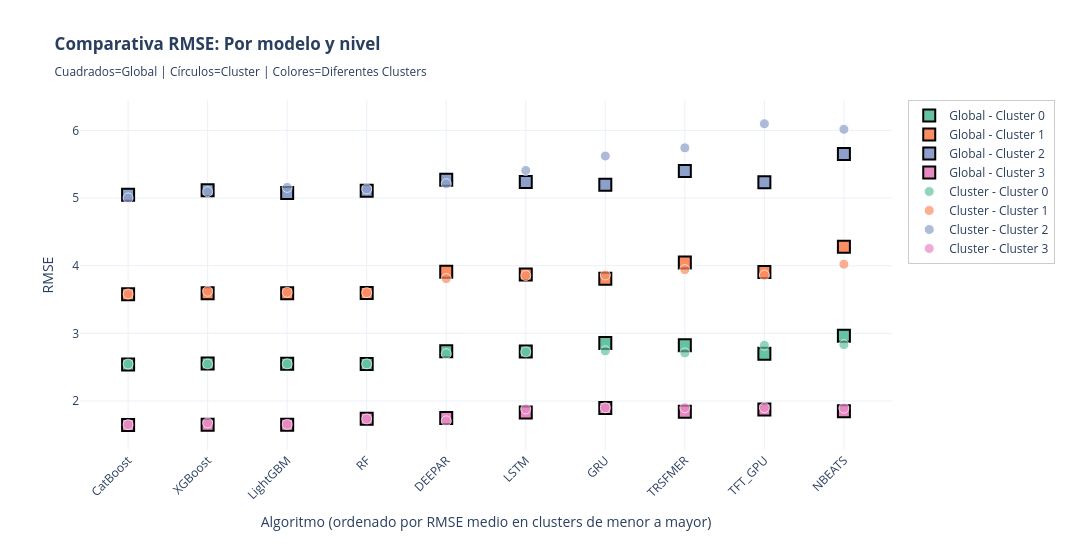

The code cell stored with this chart in its notebook:
### Code cell
# ============================================================================
# GRÁFICO SCATTER: MÉTRICA vs ALGORITMOS - GLOBAL vs CLUSTER (por cluster)
# ============================================================================

print("\n" + "="*100)
print("📊 GRÁFICO SCATTER: MÉTRICA vs ALGORITMOS - GLOBAL vs CLUSTER (NIVEL CLUSTER)")
print("="*100)

import plotly.graph_objects as go
import plotly.express as px

# PARÁMETRO: Métrica a visualizar
METRICA_COMPARACION_NIVEL = 'RMSE'

# 1. Obtener datos GLOBAL (NDetalle == 'Global', Cluster NOT NULL, Producto IS NULL)
df_global_cluster_data = df_resultados_consolidados[
    (df_resultados_consolidados['NDetalle'] == 'Global') &
    (df_resultados_consolidados['Cluster'].notna()) &
    (df_resultados_consolidados['Producto'].isna())
].copy()

# Filtrar algoritmos a excluir
df_global_cluster_data = df_global_cluster_data[~df_global_cluster_data['Algoritmo'].isin(['NAIVE', 'MEDIA7'])].copy()

# 2. Obtener datos CLUSTER (NDetalle == 'Cluster', Cluster NOT NULL, Producto IS NULL)
df_cluster_cluster_data = df_resultados_consolidados[
    (df_resultados_consolidados['NDetalle'] == 'Cluster') &
    (df_resultados_consolidados['Cluster'].notna()) &
    (df_resultados_consolidados['Producto'].isna())
].copy()

# Filtrar algoritmos a excluir
df_cluster_cluster_data = df_cluster_cluster_data[~df_cluster_cluster_data['Algoritmo'].isin(['NAIVE', 'MEDIA7'])].copy()

# Ordenar algoritmos por RMSE promedio en clusters (menor es mejor)
if not df_cluster_cluster_data.empty:
    algoritmos = (
        df_cluster_cluster_data.groupby('Algoritmo')[METRICA_COMPARACION_NIVEL]
        .mean()
        .sort_values()
        .index
        .tolist()
    )
elif not df_global_cluster_data.empty:
    algoritmos = (
        df_global_cluster_data.groupby('Algoritmo')[METRICA_COMPARACION_NIVEL]
        .mean()
        .sort_values()
        .index
        .tolist()
    )
else:
    algoritmos = []

# Aplicar orden categórico
if algoritmos:
    df_global_cluster_data['Algoritmo'] = pd.Categorical(df_global_cluster_data['Algoritmo'], categories=algoritmos, ordered=True)
    df_cluster_cluster_data['Algoritmo'] = pd.Categorical(df_cluster_cluster_data['Algoritmo'], categories=algoritmos, ordered=True)
    df_global_cluster_data = df_global_cluster_data.sort_values('Algoritmo')
    df_cluster_cluster_data = df_cluster_cluster_data.sort_values('Algoritmo')

if df_global_cluster_data.empty and df_cluster_cluster_data.empty:
    print("⚠️ No hay datos disponibles para la comparación")
else:
    # Crear figura
    fig_global_vs_cluster = go.Figure()
    
    # Colores para los clusters
    colores_clusters = px.colors.qualitative.Set2
    
    # Obtener clusters únicos
    clusters_unicos = sorted(pd.concat([
        df_global_cluster_data['Cluster'],
        df_cluster_cluster_data['Cluster']
    ]).unique())
    
    # Mapeo de colores para cada cluster
    color_map_global_cluster = {cluster: colores_clusters[idx % len(colores_clusters)] 
                                for idx, cluster in enumerate(clusters_unicos)}
    
    # ==================== AGREGAR PUNTOS GLOBAL (cuadrados) ====================
    if not df_global_cluster_data.empty:
        for cluster in clusters_unicos:
            df_global_filtered = df_global_cluster_data[df_global_cluster_data['Cluster'] == cluster]
            
            if not df_global_filtered.empty:
                fig_global_vs_cluster.add_trace(
                    go.Scatter(
                        x=df_global_filtered['Algoritmo'],
                        y=df_global_filtered[METRICA_COMPARACION_NIVEL],
                        mode='markers',
                        name=f'Global - Cluster {int(cluster)}',
                        marker=dict(
                            size=12,
                            color=color_map_global_cluster[cluster],
                            symbol='square',
                            opacity=1,
                            line=dict(color='black', width=2)
                        ),
                        hovertemplate=f'<b>Global</b><br>Cluster {int(cluster)}<br>%{{x}}<br>{METRICA_COMPARACION_NIVEL}: %{{y:.4f}}<extra></extra>'
                    )
                )
    
    # ==================== AGREGAR PUNTOS CLUSTER (círculos) ====================
    if not df_cluster_cluster_data.empty:
        for cluster in clusters_unicos:
            df_cluster_filtered = df_cluster_cluster_data[df_cluster_cluster_data['Cluster'] == cluster]
            
            if not df_cluster_filtered.empty:
                fig_global_vs_cluster.add_trace(
                    go.Scatter(
                        x=df_cluster_filtered['Algoritmo'],
                        y=df_cluster_filtered[METRICA_COMPARACION_NIVEL],
                        mode='markers',
                        name=f'Cluster - Cluster {int(cluster)}',
                        marker=dict(
                            size=10,
                            color=color_map_global_cluster[cluster],
                            symbol='circle',
                            opacity=0.7,
                            line=dict(color='white', width=1)
                        ),
                        hovertemplate=f'<b>Cluster</b><br>Cluster {int(cluster)}<br>%{{x}}<br>{METRICA_COMPARACION_NIVEL}: %{{y:.4f}}<extra></extra>'
                    )
                )
    
    # Configurar layout
    fig_global_vs_cluster.update_layout(
        title=f'<b>Comparativa {METRICA_COMPARACION_NIVEL}: Por modelo y nivel</b><br><sub>Cuadrados=Global | Círculos=Cluster | Colores=Diferentes Clusters</sub>',
        xaxis_title='Algoritmo (ordenado por RMSE medio en clusters de menor a mayor)',
        yaxis_title=f'{METRICA_COMPARACION_NIVEL}',
        height=550,
        width=1100,
        template='plotly_white',
        hovermode='closest',
        legend=dict(
            orientation='v',
            yanchor='top',
            y=1,
            xanchor='left',
            x=1.02,
            bgcolor='rgba(255, 255, 255, 0.8)',
            bordercolor='rgba(0, 0, 0, 0.2)',
            borderwidth=1
        ),
        xaxis=dict(
            tickangle=-45,
            categoryorder='array',
            categoryarray=list(algoritmos)
        ),
        margin=dict(b=100, r=200)
    )
    
    fig_global_vs_cluster.show()
    
    print(f"\n✅ Gráfico generado:")
    print(f"   - Métrica: {METRICA_COMPARACION_NIVEL}")
    print(f"   - Algoritmos: {len(algoritmos)}")
    print(f"   - Clusters: {len(clusters_unicos)}")
    print(f"   - Puntos Global (cuadrados): {len(df_global_cluster_data)}")
    print(f"   - Puntos Cluster (círculos): {len(df_cluster_cluster_data)}")
    print(f"   - Total de puntos: {len(df_global_cluster_data) + len(df_cluster_cluster_data)}")

### Figure 1 — Plotly figure (JSON) as saved in the notebook; plotly's stock layout.template omitted (floating-point values rounded to 4 significant figures)
{"data": [{"hovertemplate": "<b>Global</b><br>Cluster 0<br>%{x}<br>RMSE: %{y:.4f}<extra></extra>", "marker": {"color": "rgb(102,194,165)", "line": {"color": "black", "width": 2}, "opacity": 1, "size": 12, "symbol": "square"}, "mode": "markers", "name": "Global - Cluster 0", "type": "scatter", "x": ["CatBoost", "XGBoost", "LightGBM", "RF", "DEEPAR", "LSTM", "GRU", "TRSFMER", "TFT_GPU", "NBEATS"], "y": [2.54, 2.553, 2.549, 2.546, 2.734, 2.732, 2.857, 2.825, 2.699, 2.963]}, {"hovertemplate": "<b>Global</b><br>Cluster 1<br>%{x}<br>RMSE: %{y:.4f}<extra></extra>", "marker": {"color": "rgb(252,141,98)", "line": {"color": "black", "width": 2}, "opacity": 1, "size": 12, "symbol": "square"}, "mode": "markers", "name": "Global - Cluster 1", "type": "scatter", "x": ["CatBoost", "XGBoost", "LightGBM", "RF", "DEEPAR", "LSTM", "GRU", "TRSFMER", "TFT_GPU", "NBEATS"], "y": [3.579, 3.593, 3.592, 3.596, 3.912, 3.87, 3.809, 4.047, 3.909, 4.28]}, {"hovertemplate": "<b>Global</b><br>Cluster 2<br>%{x}<br>RMSE: %{y:.4f}<extra></extra>", "marker": {"color": "rgb(141,160,203)", "line": {"color": "black", "width": 2}, "opacity": 1, "size": 12, "symbol": "square"}, "mode": "markers", "name": "Global - Cluster 2", "type": "scatter", "x": ["CatBoost", "XGBoost", "LightGBM", "RF", "DEEPAR", "LSTM", "GRU", "TRSFMER", "TFT_GPU", "NBEATS"], "y": [5.05, 5.115, 5.076, 5.109, 5.272, 5.236, 5.197, 5.402, 5.234, 5.65]}, {"hovertemplate": "<b>Global</b><br>Cluster 3<br>%{x}<br>RMSE: %{y:.4f}<extra></extra>", "marker": {"color": "rgb(231,138,195)", "line": {"color": "black", "width": 2}, "opacity": 1, "size": 12, "symbol": "square"}, "mode": "markers", "name": "Global - Cluster 3", "type": "scatter", "x": ["CatBoost", "XGBoost", "LightGBM", "RF", "DEEPAR", "LSTM", "GRU", "TRSFMER", "TFT_GPU", "NBEATS"], "y": [1.645, 1.65, 1.648, 1.736, 1.75, 1.831, 1.897, 1.84, 1.873, 1.849]}, {"hovertemplate": "<b>Cluster</b><br>Cluster 0<br>%{x}<br>RMSE: %{y:.4f}<extra></extra>", "marker": {"color": "rgb(102,194,165)", "line": {"color": "white", "width": 1}, "opacity": 0.7, "size": 10, "symbol": "circle"}, "mode": "markers", "name": "Cluster - Cluster 0", "type": "scatter", "x": ["CatBoost", "XGBoost", "LightGBM", "RF", "DEEPAR", "LSTM", "GRU", "TRSFMER", "TFT_GPU", "NBEATS"], "y": [2.546, 2.548, 2.549, 2.549, 2.699, 2.726, 2.741, 2.711, 2.824, 2.833]}, {"hovertemplate": "<b>Cluster</b><br>Cluster 1<br>%{x}<br>RMSE: %{y:.4f}<extra></extra>", "marker": {"color": "rgb(252,141,98)", "line": {"color": "white", "width": 1}, "opacity": 0.7, "size": 10, "symbol": "circle"}, "mode": "markers", "name": "Cluster - Cluster 1", "type": "scatter", "x": ["CatBoost", "XGBoost", "LightGBM", "RF", "DEEPAR", "LSTM", "GRU", "TRSFMER", "TFT_GPU", "NBEATS"], "y": [3.582, 3.623, 3.606, 3.602, 3.81, 3.855, 3.862, 3.942, 3.861, 4.022]}, {"hovertemplate": "<b>Cluster</b><br>Cluster 2<br>%{x}<br>RMSE: %{y:.4f}<extra></extra>", "marker": {"color": "rgb(141,160,203)", "line": {"color": "white", "width": 1}, "opacity": 0.7, "size": 10, "symbol": "circle"}, "mode": "markers", "name": "Cluster - Cluster 2", "type": "scatter", "x": ["CatBoost", "XGBoost", "LightGBM", "RF", "DEEPAR", "LSTM", "GRU", "TRSFMER", "TFT_GPU", "NBEATS"], "y": [5.003, 5.095, 5.158, 5.135, 5.211, 5.408, 5.621, 5.742, 6.099, 6.017]}, {"hovertemplate": "<b>Cluster</b><br>Cluster 3<br>%{x}<br>RMSE: %{y:.4f}<extra></extra>", "marker": {"color": "rgb(231,138,195)", "line": {"color": "white", "width": 1}, "opacity": 0.7, "size": 10, "symbol": "circle"}, "mode": "markers", "name": "Cluster - Cluster 3", "type": "scatter", "x": ["CatBoost", "XGBoost", "LightGBM", "RF", "DEEPAR", "LSTM", "GRU", "TRSFMER", "TFT_GPU", "NBEATS"], "y": [1.65, 1.676, 1.655, 1.735, 1.706, 1.883, 1.9, 1.901, 1.903, 1.895]}], "layout": {"height": 550, "hovermode": "closest", "legend": {"bgcolor": "rgba(255, 255, 255, 0.8)", "bordercolor": "rgba(0, 0, 0, 0.2)", "borderwidth": 1, "orientation": "v", "x": 1.02, "xanchor": "left", "y": 1, "yanchor": "top"}, "margin": {"b": 100, "r": 200}, "title": {"text": "<b>Comparativa RMSE: Por modelo y nivel</b><br><sub>Cuadrados=Global | Círculos=Cluster | Colores=Diferentes Clusters</sub>"}, "width": 1100, "xaxis": {"categoryarray": ["CatBoost", "XGBoost", "LightGBM", "RF", "DEEPAR", "LSTM", "GRU", "TRSFMER", "TFT_GPU", "NBEATS"], "categoryorder": "array", "tickangle": -45, "title": {"text": "Algoritmo (ordenado por RMSE medio en clusters de menor a mayor)"}}, "yaxis": {"title": {"text": "RMSE"}}}}
